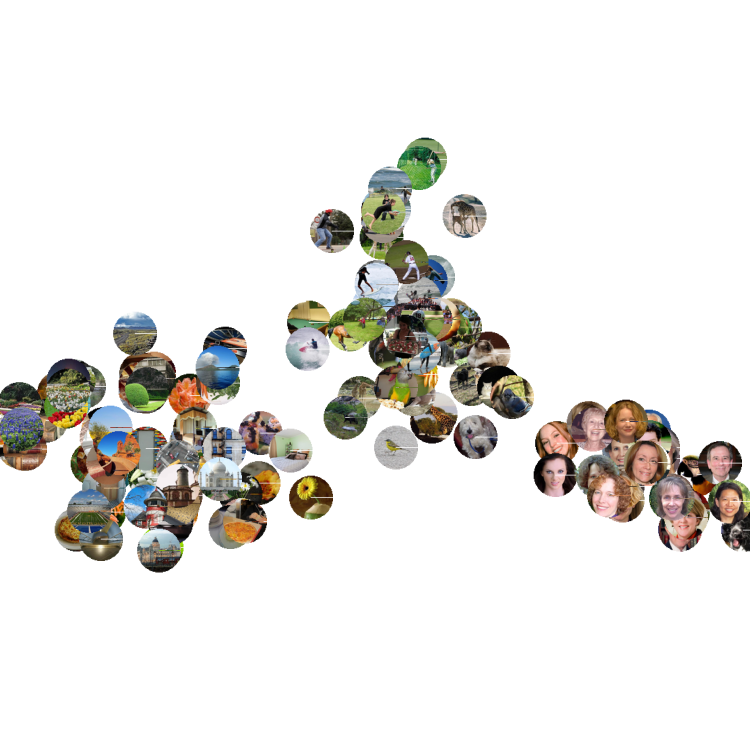
#> input picture pyrsa/vis/isomap.png, 1500 x 1500 px (shown at 1/2 size); its folder holds only this picture in this run
$ python -i icon.py   (imports and definitions only)
#> lines starting #> are read from the running program, lines starting #| are printed output that depends on the picture
#!/usr/bin/env python3
# -*- coding: utf-8 -*-
"""
icon object which can be plotted into an axis
"""

import matplotlib.pyplot as plt
import matplotlib.cm as cm
from matplotlib.offsetbox import OffsetImage, AnnotationBbox, DrawingArea
import numpy as np
import PIL
import PIL.ImageOps
import PIL.ImageFilter
from PIL import UnidentifiedImageError
import os
from pyrsa.rdm import RDMs
from pyrsa.util.inference_util import pool_rdm


class Icon:
    """ Icon object, i.e. an object which can be plotted into an axis or as
    an axis label.

    Args:
        image (np.ndarray or PIL.Image or RDMs or Icon)
            the image to use as an icon
            arrays and images should give the image directly
            RDMs takes the average RDM from the object
            If an Icon is passed its image property is used
        string (String)
            string to place on the icon
        color (color definition)
            background / border color
            default: None -> no border or background
        marker (matplotlib markertype)
            sets what kind of symbol to plot
        cmap (color map)
            color map applied to the image
        border_type (String)
            None : default, puts the color as a background
                where the alpha of the image is not 0
            'pad' : pads the image with the border color -> square border
            'conv' : extends the area by convolving with a circle
        border_width (integer)
            width of the border
        make_square (bool)
            if set to true the image is first reshaped into a square
        circ_cut (flag)
            sets how the icon is cut into circular shape
            None : default, no cutting
            'cut' : sets alpha to 0 out of a circular aperture
            'cosine' : sets alpha to a raised cosine window
            a number between 0 and 1 : a tukey window with the flat proportion
                of the aperture given by the number. For 0 this corresponds
                to the cosine window, for 1 it corresponds to 'cut'.
        resolution (1 or two numbers):
            sets a resolution for the icon to which the image is resized
            prior to all processing. If only one number is provided,
            the image is resized to a square with that size
        marker_front (bool):
            switches whether the marker is plotted in front or behind the
            image. If True the marker is plotted unfilled in front
            If False the marker is plotted behind the image filled.
            default = True
        font_size (float)
            size of any annotation text
        font_name (str):
            annotation font
        font_color (np.ndarray)
            font color for annotations

    """

    def __init__(
        self,
        image=None,
        string=None,
        color=None,
        marker=None,
        cmap=None,
        border_type=None,
        border_width=2,
        make_square=False,
        circ_cut=None,
        resolution=None,
        marker_front=True,
        markeredgewidth=2,
        font_size=None,
        font_name=None,
        font_color=None,
    ):
        self.font_size = font_size
        self.font_name = font_name
        self.string = string
        self.font_color = font_color
        self.marker = marker
        self.marker_front = marker_front
        self.markeredgewidth = markeredgewidth
        self._make_square = make_square
        self._border_width = border_width
        self._border_type = border_type
        self._cmap = cmap
        self._color = color
        self._circ_cut = None
        self._resolution = None
        self.image = image
        if resolution is not None:
            self.resolution = resolution
        self.circ_cut = circ_cut

    @property
    def image(self):
        return self._image

    @image.setter
    def image(self, image):
        """ interprets image/converts it into an image"""
        if isinstance(image, Icon):
            self._image = image.image
        elif isinstance(image, RDMs):
            avg_rdm = pool_rdm(image)
            image = avg_rdm.get_matrices()[0]
            self._image = image / np.max(image)
            if self.resolution is None:
                self._resolution = np.array(100)
        elif image is not None:
            self._image = image
        else:
            self._image = None
        self.recompute_final_image()

    @property
    def string(self):
        return self._string

    @string.setter
    def string(self, string):
        if string is None or isinstance(string, str):
            self._string = string
        else:
            raise ValueError("String must be a string")

    @property
    def color(self):
        return self._color

    # [4 lines left out: function color, not called in this run]

    @property
    def cmap(self):
        return self._cmap

    # [4 lines left out: function cmap, not called in this run]

    @property
    def make_square(self):
        return self._make_square

    # [4 lines left out: function make_square, not called in this run]

    @property
    def border_width(self):
        return self._border_width

    # [4 lines left out: function border_width, not called in this run]

    @property
    def border_type(self):
        return self._border_type

    # [4 lines left out: function border_type, not called in this run]

    @property
    def resolution(self):
        return self._resolution

    # [7 lines left out: function resolution, not called in this run]

    @property
    def circ_cut(self):
        return self._circ_cut

    # [395 lines left out: functions circ_cut, recompute_final_image, plot, _tick_label, x_tick_label, y_tick_label and 1 more, not called in this run]

>>> import cv2
>>> picture = cv2.imread('isomap.png', cv2.IMREAD_GRAYSCALE)
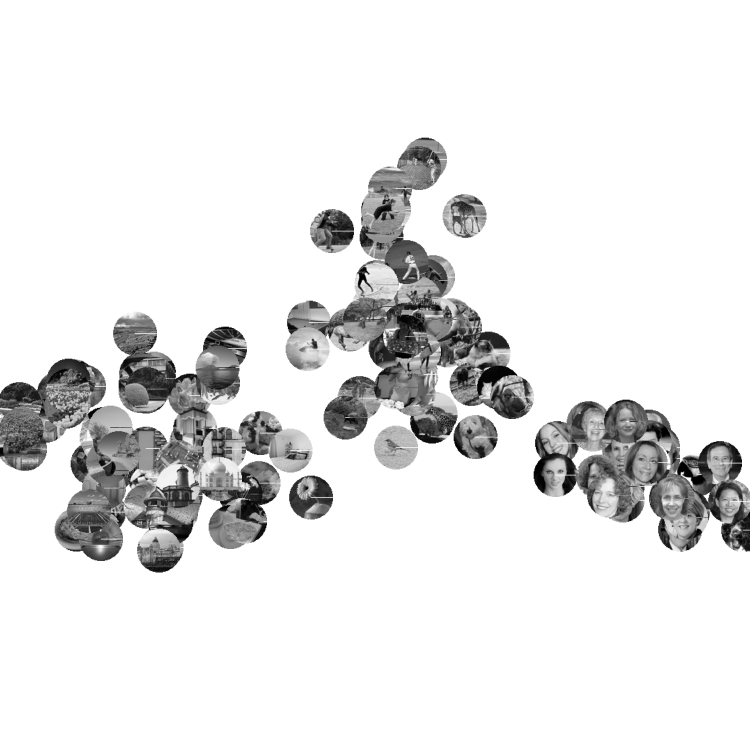
#> picture: shape (1500, 1500) (shown at 1/2 size); min 0, max 255, mean 230
>>> result = Icon().image(picture)
#> (the run stopped early here; a loop or call above may not have finished)

$ run again, on pyrsa/vis/mds.png
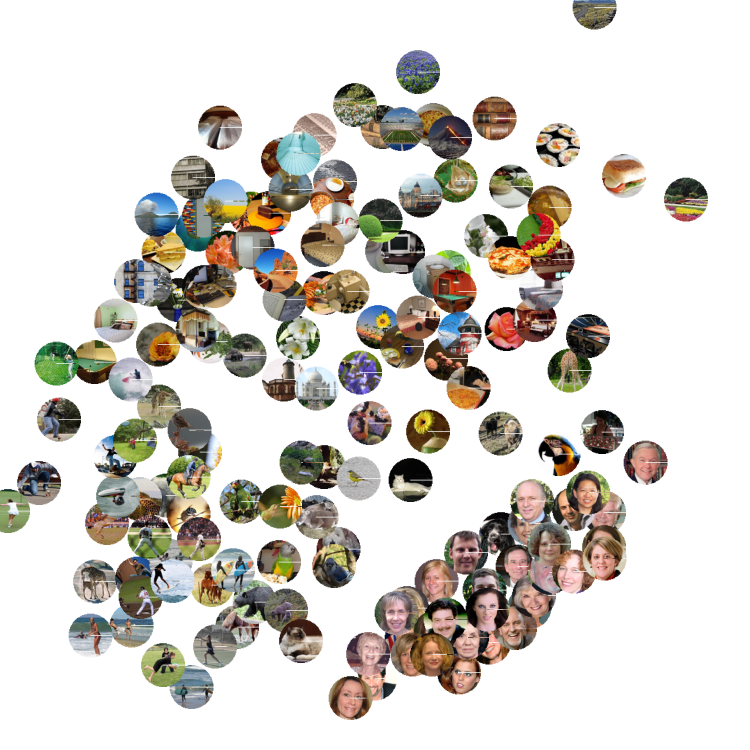
#> input picture pyrsa/vis/mds.png, 1500 x 1500 px (shown at 1/2 size)
#> `picture = cv2.imread('isomap.png', cv2.IMREAD_GRAYSCALE)`:
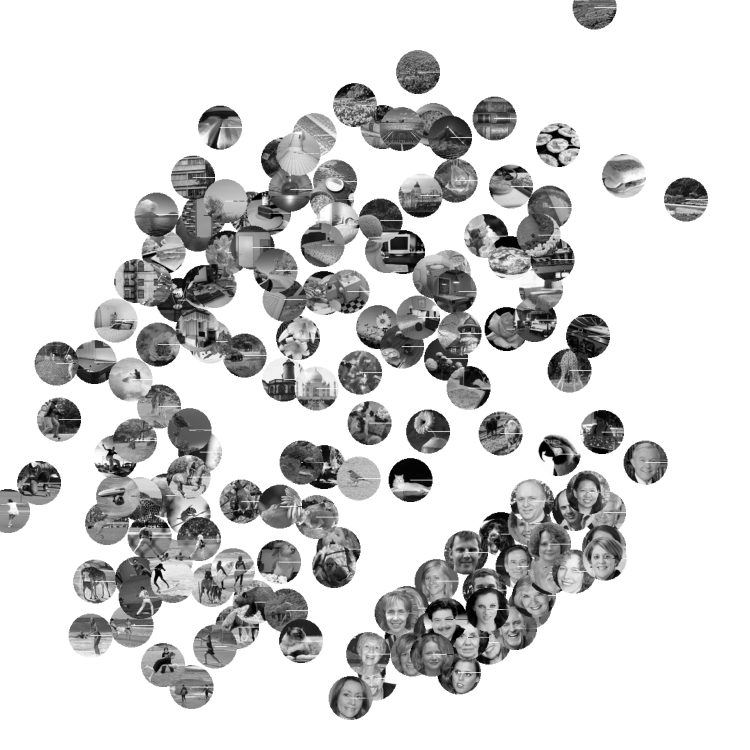
#> picture: shape (1500, 1500) (shown at 1/2 size); min 0, max 255, mean 209.2

$ run again, on pyrsa/vis/mds1.png
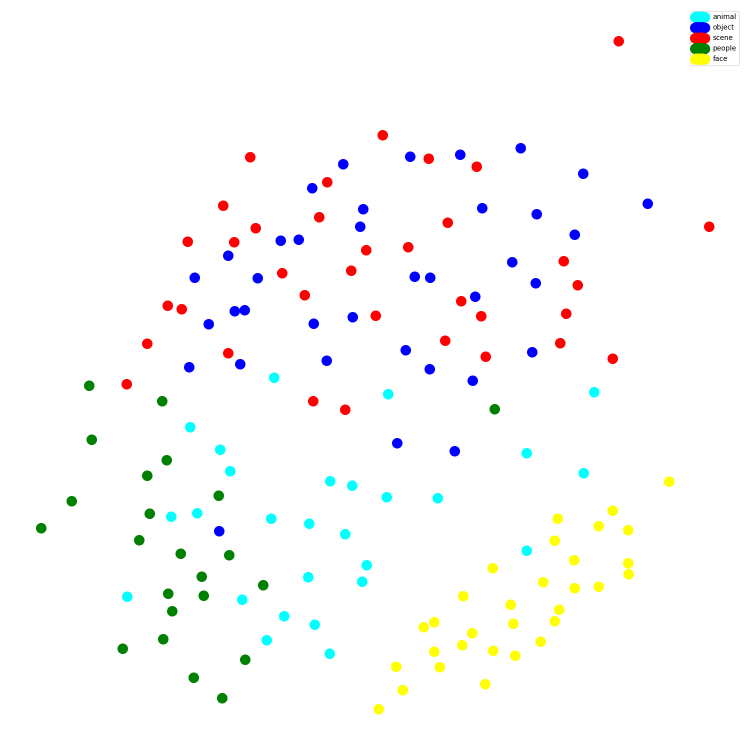
#> input picture pyrsa/vis/mds1.png, 1500 x 1500 px (shown at 1/2 size)
#> `picture = cv2.imread('isomap.png', cv2.IMREAD_GRAYSCALE)`:
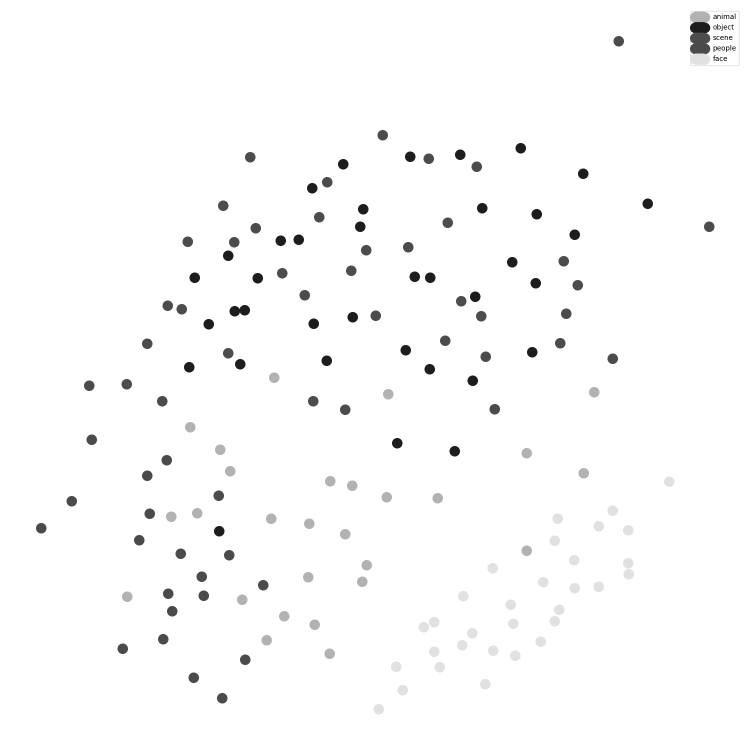
#> picture: shape (1500, 1500) (shown at 1/2 size); min 0, max 255, mean 251.3

$ run again, on pyrsa/vis/tsne.png
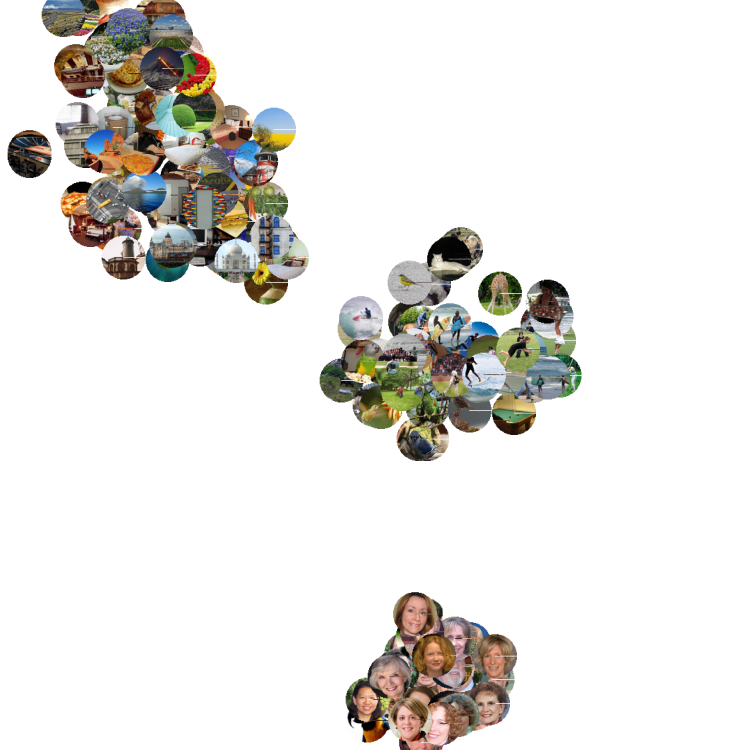
#> input picture pyrsa/vis/tsne.png, 1500 x 1500 px (shown at 1/2 size)
#> `picture = cv2.imread('isomap.png', cv2.IMREAD_GRAYSCALE)`:
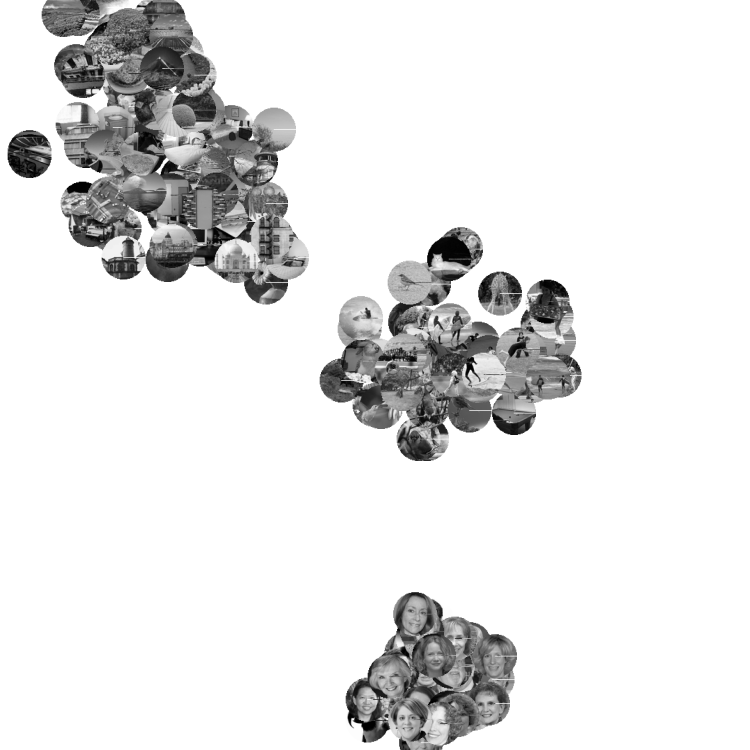
#> picture: shape (1500, 1500) (shown at 1/2 size); min 0, max 255, mean 229.3
